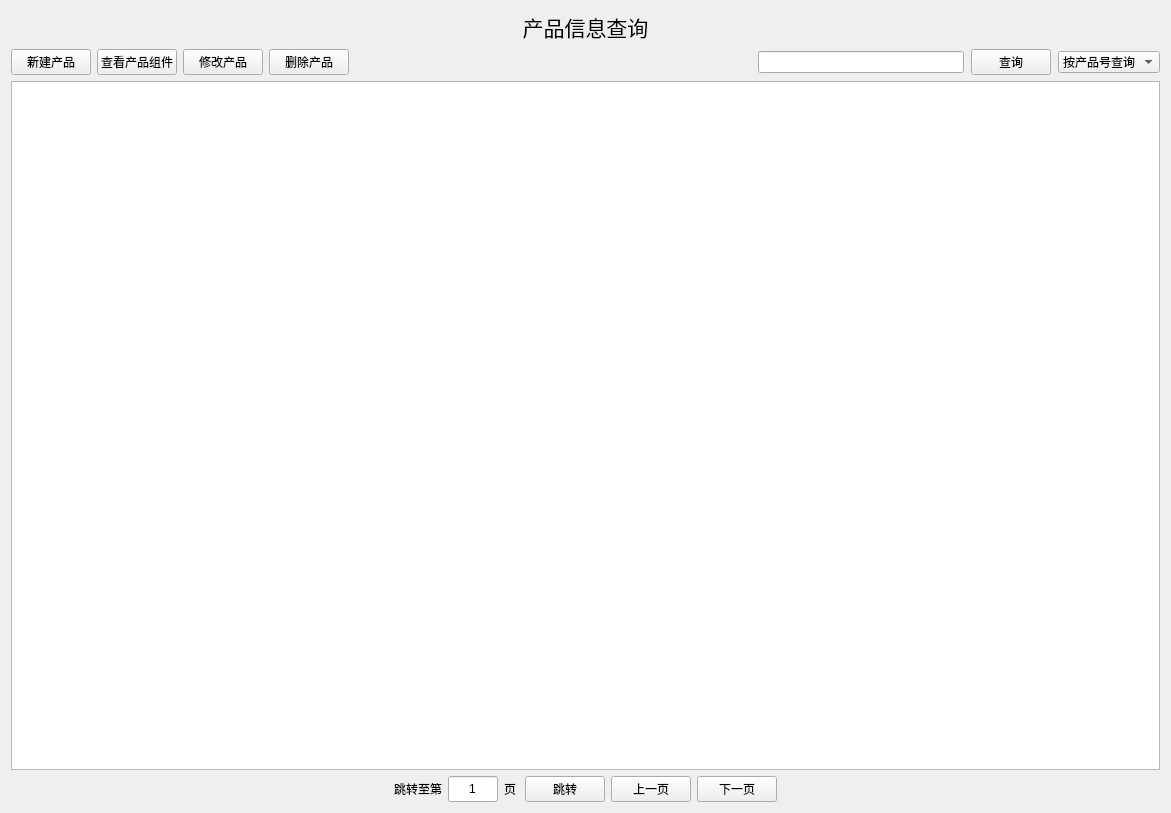
<?xml version="1.0" encoding="UTF-8"?>
<ui version="4.0">
 <class>Form</class>
 <widget class="QWidget" name="Form">
  <property name="geometry">
   <rect>
    <x>0</x>
    <y>0</y>
    <width>1171</width>
    <height>813</height>
   </rect>
  </property>
  <property name="windowTitle">
   <string>Form</string>
  </property>
  <layout class="QVBoxLayout" name="verticalLayout">
   <item>
    <widget class="QLabel" name="label">
     <property name="font">
      <font>
       <pointsize>16</pointsize>
      </font>
     </property>
     <property name="text">
      <string>产品信息查询</string>
     </property>
     <property name="alignment">
      <set>Qt::AlignCenter</set>
     </property>
     <property name="margin">
      <number>20</number>
     </property>
    </widget>
   </item>
   <item>
    <layout class="QHBoxLayout" name="horizontalLayout_3">
     <item>
      <layout class="QHBoxLayout" name="horizontalLayout_5">
       <item>
        <widget class="QPushButton" name="addProductButton">
         <property name="text">
          <string>新建产品</string>
         </property>
        </widget>
       </item>
       <item>
        <widget class="QPushButton" name="selectProductComponent">
         <property name="text">
          <string>查看产品组件</string>
         </property>
        </widget>
       </item>
       <item>
        <widget class="QPushButton" name="alterProductButton">
         <property name="text">
          <string>修改产品</string>
         </property>
        </widget>
       </item>
      </layout>
     </item>
     <item>
      <widget class="QPushButton" name="deleteProductButton">
       <property name="text">
        <string>删除产品</string>
       </property>
      </widget>
     </item>
     <item>
      <spacer name="horizontalSpacer">
       <property name="orientation">
        <enum>Qt::Horizontal</enum>
       </property>
       <property name="sizeHint" stdset="0">
        <size>
         <width>40</width>
         <height>20</height>
        </size>
       </property>
      </spacer>
     </item>
     <item>
      <layout class="QHBoxLayout" name="horizontalLayout">
       <property name="spacing">
        <number>7</number>
       </property>
       <item>
        <widget class="QLineEdit" name="searchEdit">
         <property name="maximumSize">
          <size>
           <width>500</width>
           <height>16777215</height>
          </size>
         </property>
        </widget>
       </item>
       <item>
        <widget class="QPushButton" name="searchButton">
         <property name="text">
          <string>查询</string>
         </property>
        </widget>
       </item>
       <item>
        <widget class="QComboBox" name="comboBox">
         <property name="currentIndex">
          <number>0</number>
         </property>
         <item>
          <property name="text">
           <string>按产品号查询</string>
          </property>
         </item>
         <item>
          <property name="text">
           <string>按产品名查询</string>
          </property>
         </item>
         <item>
          <property name="text">
           <string>按批次号查询</string>
          </property>
         </item>
        </widget>
       </item>
      </layout>
     </item>
    </layout>
   </item>
   <item>
    <widget class="QTableView" name="tableView"/>
   </item>
   <item>
    <layout class="QHBoxLayout" name="horizontalLayout_4">
     <item>
      <spacer name="horizontalSpacer_2">
       <property name="orientation">
        <enum>Qt::Horizontal</enum>
       </property>
       <property name="sizeHint" stdset="0">
        <size>
         <width>40</width>
         <height>20</height>
        </size>
       </property>
      </spacer>
     </item>
     <item>
      <layout class="QHBoxLayout" name="horizontalLayout_2">
       <item>
        <widget class="QLabel" name="label_2">
         <property name="text">
          <string>跳转至第</string>
         </property>
        </widget>
       </item>
       <item>
        <widget class="QLineEdit" name="jumpEdit">
         <property name="maximumSize">
          <size>
           <width>50</width>
           <height>50</height>
          </size>
         </property>
         <property name="text">
          <string>1</string>
         </property>
         <property name="maxLength">
          <number>9999</number>
         </property>
         <property name="alignment">
          <set>Qt::AlignCenter</set>
         </property>
        </widget>
       </item>
       <item>
        <widget class="QLabel" name="totalPageLabel">
         <property name="text">
          <string>页</string>
         </property>
        </widget>
       </item>
       <item>
        <widget class="QPushButton" name="jumpButton">
         <property name="text">
          <string>跳转</string>
         </property>
        </widget>
       </item>
       <item>
        <widget class="QPushButton" name="previousButton">
         <property name="text">
          <string>上一页</string>
         </property>
        </widget>
       </item>
       <item>
        <widget class="QPushButton" name="nextButton">
         <property name="text">
          <string>下一页</string>
         </property>
        </widget>
       </item>
      </layout>
     </item>
     <item>
      <spacer name="horizontalSpacer_3">
       <property name="orientation">
        <enum>Qt::Horizontal</enum>
       </property>
       <property name="sizeHint" stdset="0">
        <size>
         <width>40</width>
         <height>20</height>
        </size>
       </property>
      </spacer>
     </item>
    </layout>
   </item>
  </layout>
 </widget>
 <resources/>
 <connections/>
</ui>
